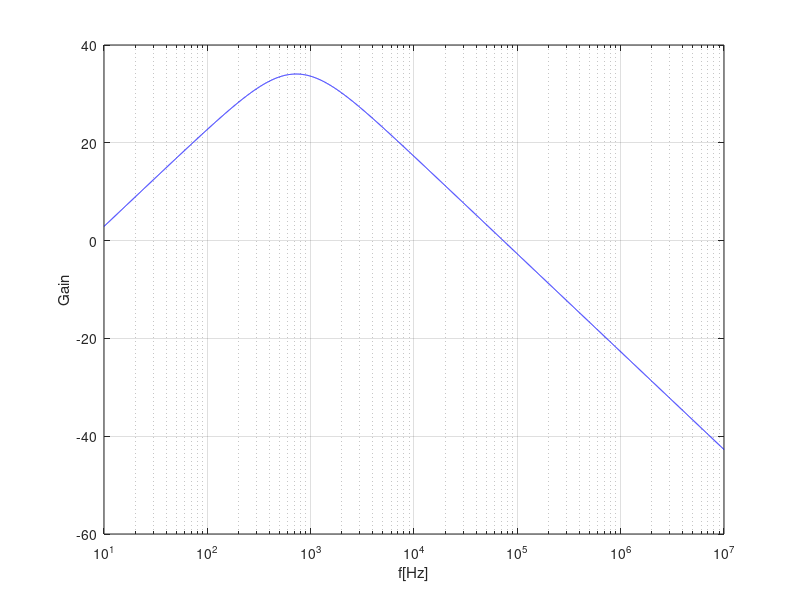

The MATLAB script that drew this image:
R1=1e3;
R2=100e3;
R3=1e3;
R4=1e3;
C1=220e-9;
C2=220e-9; 
f=logspace(1,7,10000);
n=columns(f);
for i=1:n
	w(i)=2*pi*f(i);
	gain(i)=(1/(j*w(i)*C2)) / ( 1/(j*w(i)*C2) + R4) *  (R1 / (R1+ 1/(j*w(i)*C1)) ) *(1+R2/R3);
	ganhoabs(i)=abs(gain(i));
endfor;
gain_max=max(ganhoabs);
i_LCF=1;
i_HCF=1;
for i=1:n
	if(i_LCF==1 && ganhoabs(i)>(gain_max/sqrt(2)) )
		i_LCF=i;	endif;
	if(i_LCF!=1 && i_HCF==1 && ganhoabs(i)<gain_max/sqrt(2))
		i_HCF=i;endif;
endfor;
hf = figure ();
semilogx(f, 20*log10(ganhoabs), "-b");
grid on;
xlabel("f[Hz]");
ylabel("Gain");
print(hf, "gain.pdf");
wf=2*pi*1000;
Zi=(1/(j*wf*C1)+R1)
Zout=(1 / ( 1/(R4) + j*wf*C2 ))
Ziabs=abs((1/(j*wf*C1)+R1))
Zoutabs=abs((1/( 1/(R4) + j*wf*C2 )))
printf("\n\nLCF %f\n",f(i_LCF) );
printf("HCF %f\n",f(i_HCF) );
printf("central frequency %f\n",sqrt(f(i_HCF)*f(i_LCF)) );
low_teorico=1/(2*pi*C1*R1)
high_teorico=1/(2*pi*C2*R4)
central_teorico=sqrt(low_teorico*high_teorico)
f_central=sqrt(f(i_HCF)*f(i_LCF));
w_central=2*pi*sqrt(f(i_HCF)*f(i_LCF));
gain_in_dB=20*log10(abs((1/(j*w_central*C2)) / ( 1/(j*w_central*C2) + R4) *  (R1 / (R1+ 1/(j*w_central*C1)) ) *(1+R2/R3)))
resultstable = fopen("resultstable.tex", "w");
fprintf(resultstable, "$f_{central}(Hz)$ & %.6e\\\\ \\hline\n", f_central);
fprintf(resultstable, "$Gain$ & %.6e\\\\ \\hline\n", gain_in_dB);
fprintf(resultstable, "$Z_{in}(\\Omega)$ & %.6e \\\\ \\hline\n", Zi);
fprintf(resultstable, "$Z_{out}(\\Omega)$ & %.6e  \\\\ \\hline\n", Zout);
fclose(resultstable);